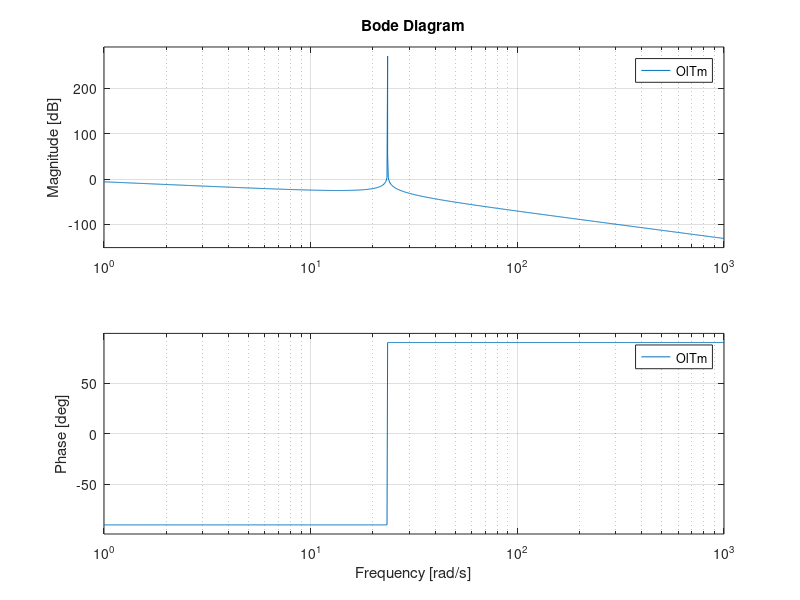
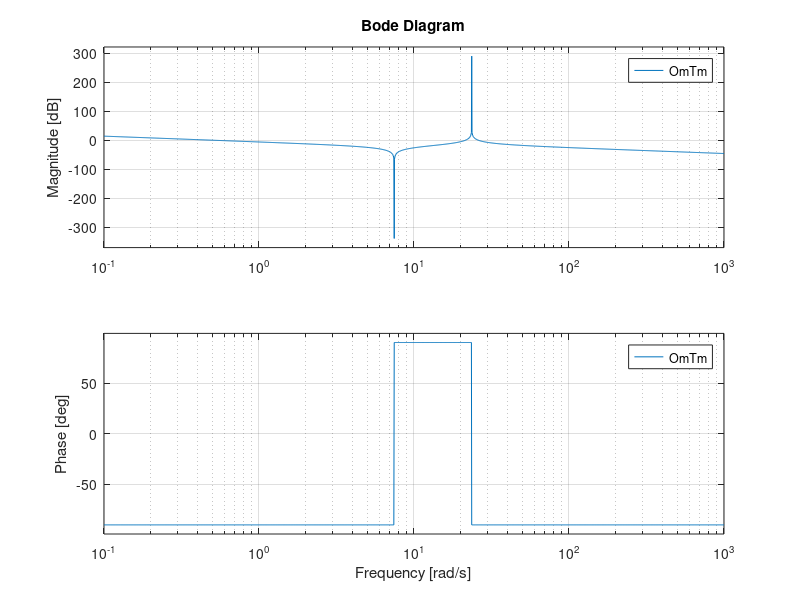

Source code (MATLAB) for these figures, in order:
clear; close all; clc; 

q = 0.1;
Jm = q * 2.0;
Jl = (1-q) * 2.0;
Ks = 100.0;

Ki = 1/4;
Kp = 5/4/sqrt(2);

wa = sqrt(Ks/Jl); % anti-resonance frequency
Ki = Ki*Jm*wa^2/q;
Kp = Kp*Jm*wa/q;

OlTm = tf([Ks], [Jm*Jl 0 Ks*(Jm+Jl) 0]);

OmTm = tf([Jl 0 Ks], [Jm*Jl 0 Ks*(Jm+Jl) 0]);

figure(1)
bode(OlTm)

figure(2)
bode(OmTm)
